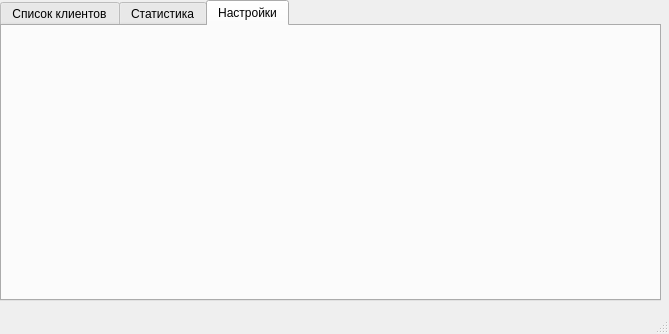
<?xml version="1.0" encoding="UTF-8"?>
<ui version="4.0">
 <class>MainWindow</class>
 <widget class="QMainWindow" name="MainWindow">
  <property name="geometry">
   <rect>
    <x>0</x>
    <y>0</y>
    <width>669</width>
    <height>334</height>
   </rect>
  </property>
  <property name="windowTitle">
   <string>MainWindow</string>
  </property>
  <widget class="QWidget" name="centralwidget">
   <widget class="QTabWidget" name="tabWidget">
    <property name="geometry">
     <rect>
      <x>0</x>
      <y>0</y>
      <width>661</width>
      <height>301</height>
     </rect>
    </property>
    <property name="currentIndex">
     <number>2</number>
    </property>
    <widget class="QWidget" name="liat">
     <attribute name="title">
      <string>Список клиентов</string>
     </attribute>
    </widget>
    <widget class="QWidget" name="statistic">
     <attribute name="title">
      <string>Статистика</string>
     </attribute>
    </widget>
    <widget class="QWidget" name="options">
     <attribute name="title">
      <string>Настройки</string>
     </attribute>
    </widget>
   </widget>
  </widget>
  <widget class="QMenuBar" name="menubar">
   <property name="geometry">
    <rect>
     <x>0</x>
     <y>0</y>
     <width>669</width>
     <height>21</height>
    </rect>
   </property>
  </widget>
  <widget class="QStatusBar" name="statusbar"/>
 </widget>
 <resources/>
 <connections/>
</ui>
